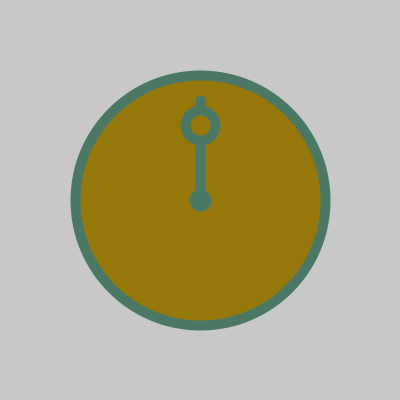
Frame 1 (no input)
Frame 60 (the mouse pressed at the canvas centre just before this capture): identical to frame 1, image omitted
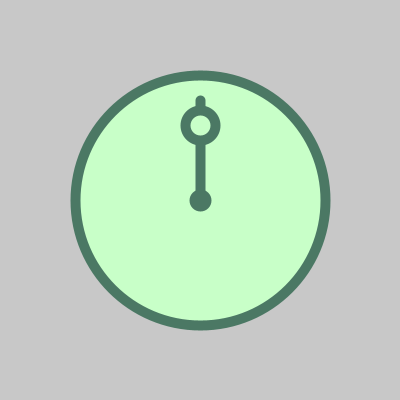
Frame 120 (the mouse held since frame 60 and released just before this capture)

The Processing sketch that drew these frames (run headless with seeded random() and noise(); from frame 60 on, the mouse is pressed at the canvas centre):

// Processing sketch: processing_25132
// ── processing_25132.pde

void setup()
{
  size(400,400);
  smooth();

  stroke(75,120,100);
  strokeWeight(10);

  //dial
  fill(150,120,10);
  ellipse(200,200,250,250);

  //pivot
  
  ellipse(200,200, 12,12);


  //line(200,200,200,70);
  line(200,200, 200,100);
}

float angle=1.5*PI;


void draw()
{

  background(200);
  ellipse(200,200,250,250); // Clock face

  
  if(mousePressed && insideCircle(200,200,100,mouseX,mouseY))
  {    
    fill(mouseX,(mouseX+mouseY),mouseY);
  }
  
  if(mousePressed && insideCircle(int(200+ 75*cos(angle)),int(200+ 75*sin(angle)),30,mouseX,mouseY))
  {    
    angle=lineAngle(200,200, mouseX,mouseY);
  }

  //pivot
  //fill(0);
  ellipse(200,200, 12,12);

  //line(200,200, 200+70*cos(angle),200+70*sin(angle));
  
  line(200,200, 200+100*cos(angle),200+100*sin(angle));
  
  //fill(75,120,100);
  ellipse(200+ 75*cos(angle),200+ 75*sin(angle), 30,30);
}


boolean insideCircle(int centerx,int centery,int radius,int x,int y)
{
  int dx,dy;
  dx=x-centerx;
  dy=y-centery;
  if(radius*radius >= dx*dx+dy*dy)
    return true;
  else
    return false;
}

float lineAngle(int startx,int starty,int endx,int endy)
{
  //float angle;
  angle=atan2(float(endy-starty),float(endx-startx));

  if(angle>=0)
    return angle;
  else
    return 2*PI+angle;
}
                                
